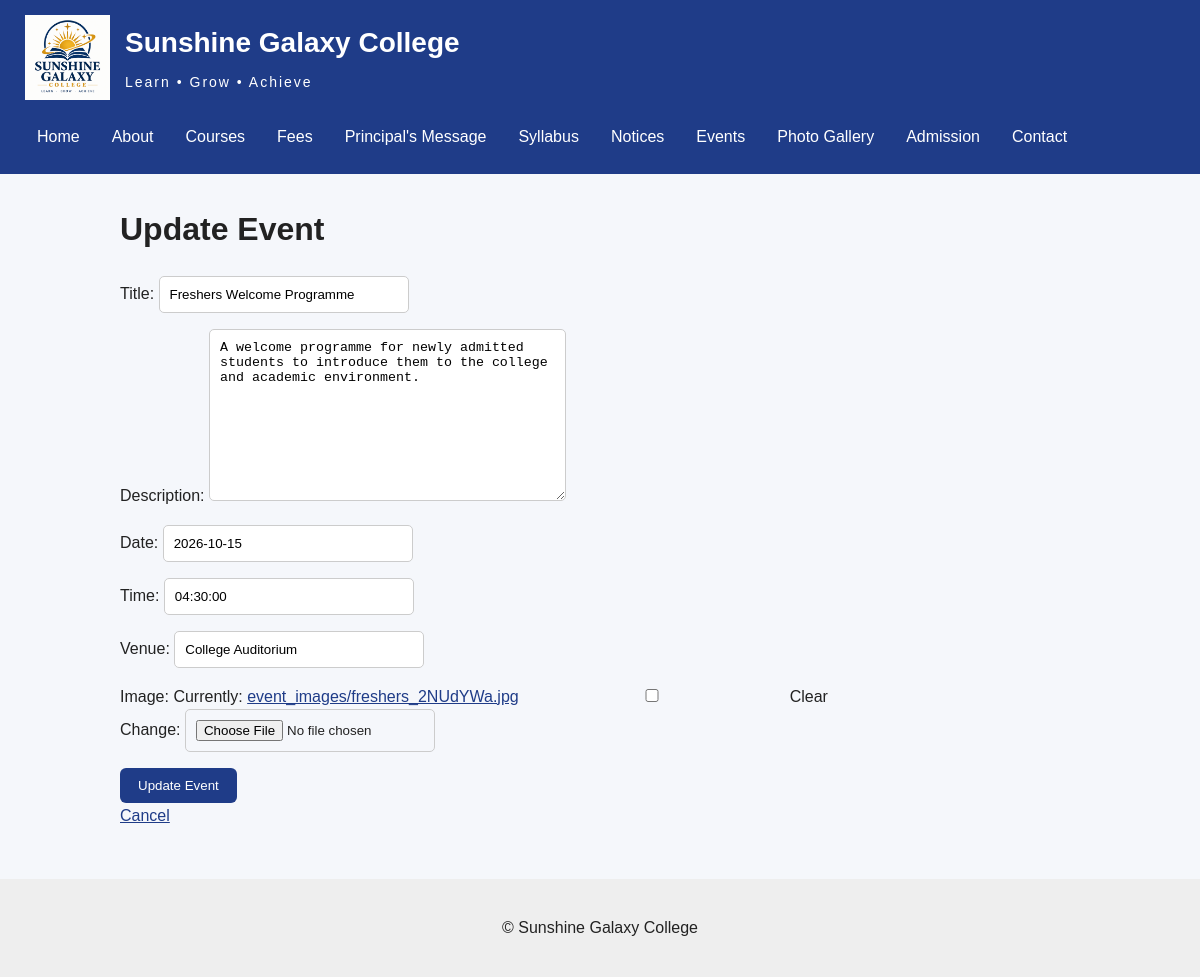
The page /events/2/update/ (signed in) on the database its author committed.
### portal/models.py (models this page shows, shortened)
class Event(models.Model):
    title = models.CharField(max_length=200)
    description = models.TextField()
    date = models.DateField()
    time = models.TimeField()
    venue = models.CharField(max_length=150)
    image = models.FileField(
        upload_to="event_images/",
        blank=True,
        null=True
    )
    class Meta:
        ordering = ["date", "time"]

### portal/views.py (the view)
class EventUpdateView(UserPassesTestMixin, UpdateView):
    model = Event
    form_class = EventForm
    template_name = "portal/event_form.html"
    success_url = reverse_lazy("event_list")
    def test_func(self):
        return self.request.user.is_staff

### portal/forms.py
class EventForm(forms.ModelForm):
    class Meta:
        model = Event
        fields = [
            "title",
            "description",
            "date",
            "time",
            "venue",
            "image",
        ]

### Templates/portal/event_form.html (shortened to what this page needs)
{% extends "base.html" %}
{% block content %}
{% if object %}
    <h1>Update Event</h1>
{% else %}
    <h1>Create Event</h1>
{% endif %}
<form method="post" enctype="multipart/form-data">
    {{ form.as_p }}
    {% if object %}
        <button type="submit">Update Event</button>
    {% else %}
        <button type="submit">Create Event</button>
    {% endif %}
</form>
<a href="{% url 'event_list' %}">
    Cancel
</a>
{% endblock %}

### static/css/style.css (style rules this page uses)
* { box-sizing: border-box; }
body { margin: 0; font-family: Arial, sans-serif; background: #f5f7fb; color: #222; line-height: 1.6; }
a { color: #1f3c88; }
button { background: #1f3c88; color: white; border: none; padding: 10px 18px; border-radius: 6px; cursor: pointer; }
input, textarea, select { padding: 10px; border: 1px solid #ccc; border-radius: 5px; max-width: 100%; }
input { width: 250px; margin-right: 8px; }

### rows shown on the page
Event: title "Freshers Welcome Programme", description "A welcome programme for newly admitted students to introduce them to the college and academic environment.", date "2026-10-15", time "04:30:00", venue "College Auditorium"
